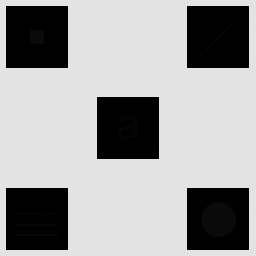
#> input picture Imagen_con_detalles_escondidos.tif, 256 x 256 px
$ python tp1Ej1.py
#> lines starting #> are read from the running program, lines starting #| are printed output that depends on the picture
# Librerías a utilizar:
import matplotlib.pyplot as plt
import numpy as np
import cv2

# Función de ecualizado de histograma local.
def ecualizacionHistogramaLocal(img, ventana):
    """
    img: Imagen de entrada.
    ventana: Tupla con tamaño de ventana.
    Devuelve: Imagen con ecualizado de histograma local.
    """
    # Realiza una copia de la imagen original.
    copia_img = img.copy()
    # Obtiene el ancho y largo de la imagen.
    ancho_img, alto_img = copia_img.shape
    # Obtiene el ancho y largo de la ventana, pasados como parámetros.
    ancho_ventana, alto_ventana = ventana

    # Recorre la imagen en diferentes ventanas del tamaño seleccionado.
    for i in range(0, ancho_img - ancho_ventana, ancho_ventana):
        for j in range(0, alto_img - alto_ventana, alto_ventana):
            # Realiza el ecualizado de histograma en cada ventana.
            copia_img[i:i + ancho_ventana, j:j + alto_ventana] = cv2.equalizeHist(copia_img[i:i + ancho_ventana, j:j + alto_ventana])

    # Aplica medianBlur para reducir el ruido de la imagen.
    copia_img = cv2.medianBlur(copia_img, 3)

    # Devuelve la imagen nueva.
    return copia_img

# Carga la imagen con detalles escondidos del ejercicio.
imagen_con_detalles_escondidos = cv2.imread('./Imagen_con_detalles_escondidos.tif', cv2.IMREAD_GRAYSCALE)
#> imagen_con_detalles_escondidos is the input picture: shape (256, 256); min 0, max 228, mean 160.7

# Se realiza un ecualizado de histograma a la imagen, pero sobre la imagen completa.
imagen_ecualizada = cv2.equalizeHist(imagen_con_detalles_escondidos)
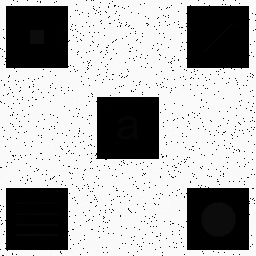
#> imagen_ecualizada: shape (256, 256); min 0, max 255, mean 172.2

# Se utiliza la función creada para hacer el ecualizado de histograma local.
imagen_ecualizada_local = ecualizacionHistogramaLocal(imagen_con_detalles_escondidos, (14, 14))
#> after the loop in ecualizacionHistogramaLocal, `for i in range(0, ancho_img - ancho_ventana, ancho_ventana):`:
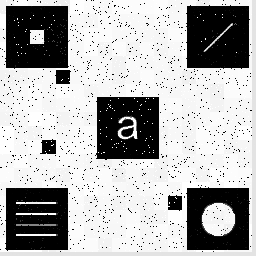
#> copia_img: shape (256, 256); min 0, max 255, mean 175.2
#> in ecualizacionHistogramaLocal, `copia_img = cv2.medianBlur(copia_img, 3)`:
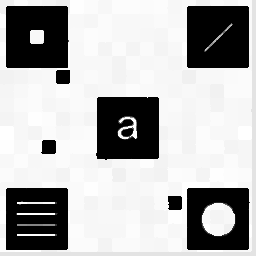
#> copia_img: shape (256, 256); min 0, max 255, mean 178.7

# Se muestran las tres imagenes para comparar.
plt.subplot(131)
plt.title('Sin ecualizar')
plt.imshow(imagen_con_detalles_escondidos, cmap = 'gray')

plt.subplot(132)
plt.title('Ecualizado Global')
plt.imshow(imagen_ecualizada, cmap = 'gray')

plt.subplot(133)
plt.title('Ecualizado local')
plt.imshow(imagen_ecualizada_local, cmap = 'gray')

plt.show()
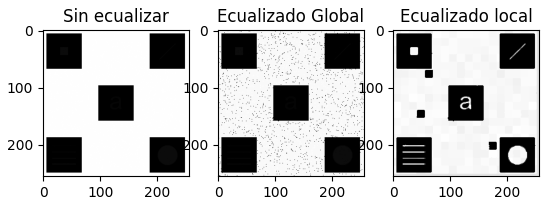
#> figure drawn by matplotlib, 3 panels
